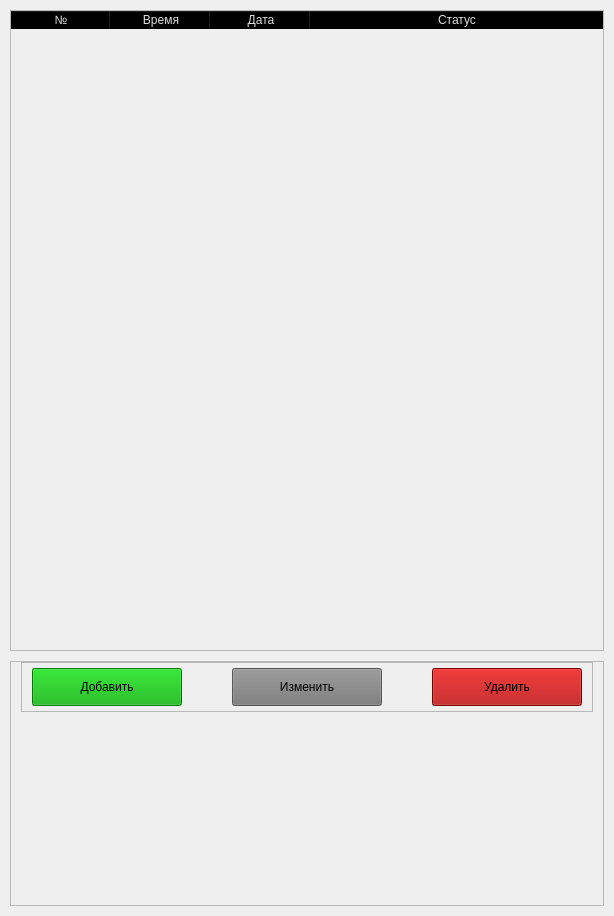
                     <widget class="QWidget" name="widgets">
                      <property name="styleSheet">
                       <string notr="true"/>
                      </property>
                      <layout class="QVBoxLayout" name="verticalLayout">
                       <property name="spacing">
                        <number>10</number>
                       </property>
                       <property name="leftMargin">
                        <number>10</number>
                       </property>
                       <property name="topMargin">
                        <number>10</number>
                       </property>
                       <property name="rightMargin">
                        <number>10</number>
                       </property>
                       <property name="bottomMargin">
                        <number>10</number>
                       </property>
                       <item>
                        <widget class="QFrame" name="row_3">
                         <property name="sizePolicy">
                          <sizepolicy hsizetype="Preferred" vsizetype="Fixed">
                           <horstretch>0</horstretch>
                           <verstretch>0</verstretch>
                          </sizepolicy>
                         </property>
                         <property name="minimumSize">
                          <size>
                           <width>0</width>
                           <height>100</height>
                          </size>
                         </property>
                         <property name="frameShape">
                          <enum>QFrame::StyledPanel</enum>
                         </property>
                         <property name="frameShadow">
                          <enum>QFrame::Raised</enum>
                         </property>
                         <layout class="QHBoxLayout" name="horizontalLayout_12">
                          <property name="spacing">
                           <number>0</number>
                          </property>
                          <property name="leftMargin">
                           <number>0</number>
                          </property>
                          <property name="topMargin">
                           <number>0</number>
                          </property>
                          <property name="rightMargin">
                           <number>0</number>
                          </property>
                          <property name="bottomMargin">
                           <number>0</number>
                          </property>
                          <item>
                           <widget class="QTableWidget" name="tableWidget">
                            <property name="sizePolicy">
                             <sizepolicy hsizetype="Preferred" vsizetype="Fixed">
                              <horstretch>0</horstretch>
                              <verstretch>0</verstretch>
                             </sizepolicy>
                            </property>
                            <property name="palette">
                             <palette>
                              <active>
                               <colorrole role="WindowText">
                                <brush brushstyle="SolidPattern">
                                 <color alpha="255">
                                  <red>221</red>
                                  <green>221</green>
                                  <blue>221</blue>
                                 </color>
                                </brush>
                               </colorrole>
                               <colorrole role="Button">
                                <brush brushstyle="SolidPattern">
                                 <color alpha="0">
                                  <red>0</red>
                                  <green>0</green>
                                  <blue>0</blue>
                                 </color>
                                </brush>
                               </colorrole>
                               <colorrole role="Text">
                                <brush brushstyle="SolidPattern">
                                 <color alpha="255">
                                  <red>221</red>
                                  <green>221</green>
                                  <blue>221</blue>
                                 </color>
                                </brush>
                               </colorrole>
                               <colorrole role="ButtonText">
                                <brush brushstyle="SolidPattern">
                                 <color alpha="255">
                                  <red>221</red>
                                  <green>221</green>
                                  <blue>221</blue>
                                 </color>
                                </brush>
                               </colorrole>
                               <colorrole role="Base">
                                <brush brushstyle="NoBrush">
                                 <color alpha="255">
                                  <red>0</red>
                                  <green>0</green>
                                  <blue>0</blue>
                                 </color>
                                </brush>
                               </colorrole>
                               <colorrole role="Window">
                                <brush brushstyle="SolidPattern">
                                 <color alpha="0">
                                  <red>0</red>
                                  <green>0</green>
                                  <blue>0</blue>
                                 </color>
                                </brush>
                               </colorrole>
                               <colorrole role="PlaceholderText">
                                <brush brushstyle="SolidPattern">
                                 <color alpha="255">
                                  <red>221</red>
                                  <green>221</green>
                                  <blue>221</blue>
                                 </color>
                                </brush>
                               </colorrole>
                              </active>
                              <inactive>
                               <colorrole role="WindowText">
                                <brush brushstyle="SolidPattern">
                                 <color alpha="255">
                                  <red>221</red>
                                  <green>221</green>
                                  <blue>221</blue>
                                 </color>
                                </brush>
                               </colorrole>
                               <colorrole role="Button">
                                <brush brushstyle="SolidPattern">
                                 <color alpha="0">
                                  <red>0</red>
                                  <green>0</green>
                                  <blue>0</blue>
                                 </color>
                                </brush>
                               </colorrole>
                               <colorrole role="Text">
                                <brush brushstyle="SolidPattern">
                                 <color alpha="255">
                                  <red>221</red>
                                  <green>221</green>
                                  <blue>221</blue>
                                 </color>
                                </brush>
                               </colorrole>
                               <colorrole role="ButtonText">
                                <brush brushstyle="SolidPattern">
                                 <color alpha="255">
                                  <red>221</red>
                                  <green>221</green>
                                  <blue>221</blue>
                                 </color>
                                </brush>
                               </colorrole>
                               <colorrole role="Base">
                                <brush brushstyle="NoBrush">
                                 <color alpha="255">
                                  <red>0</red>
                                  <green>0</green>
                                  <blue>0</blue>
                                 </color>
                                </brush>
                               </colorrole>
                               <colorrole role="Window">
                                <brush brushstyle="SolidPattern">
                                 <color alpha="0">
                                  <red>0</red>
                                  <green>0</green>
                                  <blue>0</blue>
                                 </color>
                                </brush>
                               </colorrole>
                               <colorrole role="PlaceholderText">
                                <brush brushstyle="SolidPattern">
                                 <color alpha="255">
                                  <red>221</red>
                                  <green>221</green>
                                  <blue>221</blue>
                                 </color>
                                </brush>
                               </colorrole>
                              </inactive>
                              <disabled>
                               <colorrole role="WindowText">
                                <brush brushstyle="SolidPattern">
                                 <color alpha="255">
                                  <red>221</red>
                                  <green>221</green>
                                  <blue>221</blue>
                                 </color>
                                </brush>
                               </colorrole>
                               <colorrole role="Button">
                                <brush brushstyle="SolidPattern">
                                 <color alpha="0">
                                  <red>0</red>
                                  <green>0</green>
                                  <blue>0</blue>
                                 </color>
                                </brush>
                               </colorrole>
                               <colorrole role="Text">
                                <brush brushstyle="SolidPattern">
                                 <color alpha="255">
                                  <red>221</red>
                                  <green>221</green>
                                  <blue>221</blue>
                                 </color>
                                </brush>
                               </colorrole>
                               <colorrole role="ButtonText">
                                <brush brushstyle="SolidPattern">
                                 <color alpha="255">
                                  <red>221</red>
                                  <green>221</green>
                                  <blue>221</blue>
                                 </color>
                                </brush>
                               </colorrole>
                               <colorrole role="Base">
                                <brush brushstyle="NoBrush">
                                 <color alpha="255">
                                  <red>0</red>
                                  <green>0</green>
                                  <blue>0</blue>
                                 </color>
                                </brush>
                               </colorrole>
                               <colorrole role="Window">
                                <brush brushstyle="SolidPattern">
                                 <color alpha="0">
                                  <red>0</red>
                                  <green>0</green>
                                  <blue>0</blue>
                                 </color>
                                </brush>
                               </colorrole>
                               <colorrole role="PlaceholderText">
                                <brush brushstyle="SolidPattern">
                                 <color alpha="255">
                                  <red>221</red>
                                  <green>221</green>
                                  <blue>221</blue>
                                 </color>
                                </brush>
                               </colorrole>
                              </disabled>
                             </palette>
                            </property>
                            <property name="frameShape">
                             <enum>QFrame::NoFrame</enum>
                            </property>
                            <property name="verticalScrollBarPolicy">
                             <enum>Qt::ScrollBarAsNeeded</enum>
                            </property>
                            <property name="sizeAdjustPolicy">
                             <enum>QAbstractScrollArea::AdjustToContentsOnFirstShow</enum>
                            </property>
                            <property name="autoScroll">
                             <bool>true</bool>
                            </property>
                            <property name="autoScrollMargin">
                             <number>18</number>
                            </property>
                            <property name="editTriggers">
                             <set>QAbstractItemView::NoEditTriggers</set>
                            </property>
                            <property name="selectionMode">
                             <enum>QAbstractItemView::SingleSelection</enum>
                            </property>
                            <property name="selectionBehavior">
                             <enum>QAbstractItemView::SelectRows</enum>
                            </property>
                            <property name="showGrid">
                             <bool>true</bool>
                            </property>
                            <property name="gridStyle">
                             <enum>Qt::NoPen</enum>
                            </property>
                            <property name="sortingEnabled">
                             <bool>false</bool>
                            </property>
                            <property name="rowCount">
                             <number>20</number>
                            </property>
                            <attribute name="horizontalHeaderVisible">
                             <bool>true</bool>
                            </attribute>
                            <attribute name="horizontalHeaderCascadingSectionResizes">
                             <bool>true</bool>
                            </attribute>
                            <attribute name="horizontalHeaderDefaultSectionSize">
                             <number>100</number>
                            </attribute>
                            <attribute name="horizontalHeaderShowSortIndicator" stdset="0">
                             <bool>false</bool>
                            </attribute>
                            <attribute name="horizontalHeaderStretchLastSection">
                             <bool>true</bool>
                            </attribute>
                            <attribute name="verticalHeaderVisible">
                             <bool>false</bool>
                            </attribute>
                            <attribute name="verticalHeaderCascadingSectionResizes">
                             <bool>false</bool>
                            </attribute>
                            <attribute name="verticalHeaderHighlightSections">
                             <bool>false</bool>
                            </attribute>
                            <attribute name="verticalHeaderStretchLastSection">
                             <bool>true</bool>
                            </attribute>
                            <row>
                             <property name="text">
                              <string>New Row</string>
                             </property>
                             <property name="font">
                              <font>
                               <family>Segoe UI</family>
                              </font>
                             </property>
                            </row>
                            <row>
                             <property name="text">
                              <string>New Row</string>
                             </property>
                            </row>
                            <row>
                             <property name="text">
                              <string>New Row</string>
                             </property>
                            </row>
                            <row>
                             <property name="text">
                              <string>New Row</string>
                             </property>
                            </row>
                            <row>
                             <property name="text">
                              <string>New Row</string>
                             </property>
                            </row>
                            <row>
                             <property name="text">
                              <string>New Row</string>
                             </property>
                            </row>
                            <row>
                             <property name="text">
                              <string>New Row</string>
                             </property>
                            </row>
                            <row>
                             <property name="text">
                              <string>New Row</string>
                             </property>
                            </row>
                            <row/>
                            <row/>
                            <row/>
                            <row/>
                            <row/>
                            <row/>
                            <row/>
                            <row/>
                            <row/>
                            <row/>
                            <row/>
                            <row/>
                            <column>
                             <property name="text">
                              <string>№</string>
                             </property>
                            </column>
                            <column>
                             <property name="text">
                              <string>Время</string>
                             </property>
                            </column>
                            <column>
                             <property name="text">
                              <string>Дата</string>
                             </property>
                            </column>
                            <column>
                             <property name="text">
                              <string>Статус</string>
                             </property>
                            </column>
                            <item row="0" column="0">
                             <property name="text">
                              <string/>
                             </property>
                            </item>
                            <item row="0" column="1">
                             <property name="text">
                              <string/>
                             </property>
                            </item>
                            <item row="0" column="2">
                             <property name="text">
                              <string/>
                             </property>
                            </item>
                            <item row="0" column="3">
                             <property name="text">
                              <string/>
                             </property>
                            </item>
                           </widget>
                          </item>
                         </layout>
                        </widget>
                       </item>
                       <item>
                        <widget class="QFrame" name="frame">
                         <property name="sizePolicy">
                          <sizepolicy hsizetype="Preferred" vsizetype="Preferred">
                           <horstretch>0</horstretch>
                           <verstretch>0</verstretch>
                          </sizepolicy>
                         </property>
                         <property name="minimumSize">
                          <size>
                           <width>0</width>
                           <height>100</height>
                          </size>
                         </property>
                         <property name="styleSheet">
                          <string notr="true"/>
                         </property>
                         <property name="frameShape">
                          <enum>QFrame::StyledPanel</enum>
                         </property>
                         <property name="frameShadow">
                          <enum>QFrame::Raised</enum>
                         </property>
                         <layout class="QHBoxLayout" name="horizontalLayout_8" stretch="0">
                          <property name="leftMargin">
                           <number>10</number>
                          </property>
                          <property name="topMargin">
                           <number>0</number>
                          </property>
                          <property name="rightMargin">
                           <number>10</number>
                          </property>
                          <property name="bottomMargin">
                           <number>200</number>
                          </property>
                          <item>
                           <widget class="QFrame" name="frame_4">
                            <property name="sizePolicy">
                             <sizepolicy hsizetype="Fixed" vsizetype="Fixed">
                              <horstretch>0</horstretch>
                              <verstretch>0</verstretch>
                             </sizepolicy>
                            </property>
                            <property name="minimumSize">
                             <size>
                              <width>0</width>
                              <height>50</height>
                             </size>
                            </property>
                            <property name="styleSheet">
                             <string notr="true"/>
                            </property>
                            <property name="frameShape">
                             <enum>QFrame::StyledPanel</enum>
                            </property>
                            <property name="frameShadow">
                             <enum>QFrame::Raised</enum>
                            </property>
                            <layout class="QHBoxLayout" name="horizontalLayout_7">
                             <property name="spacing">
                              <number>50</number>
                             </property>
                             <property name="leftMargin">
                              <number>10</number>
                             </property>
                             <property name="topMargin">
                              <number>5</number>
                             </property>
                             <property name="rightMargin">
                              <number>10</number>
                             </property>
                             <property name="bottomMargin">
                              <number>5</number>
                             </property>
                             <item>
                              <widget class="QPushButton" name="pushButton">
                               <property name="sizePolicy">
                                <sizepolicy hsizetype="Fixed" vsizetype="Minimum">
                                 <horstretch>0</horstretch>
                                 <verstretch>0</verstretch>
                                </sizepolicy>
                               </property>
                               <property name="minimumSize">
                                <size>
                                 <width>150</width>
                                 <height>0</height>
                                </size>
                               </property>
                               <property name="styleSheet">
                                <string notr="true">background-color: rgb(0, 170, 0);</string>
                               </property>
                               <property name="text">
                                <string>Добавить</string>
                               </property>
                              </widget>
                             </item>
                             <item>
                              <widget class="QPushButton" name="pushButton_2">
                               <property name="sizePolicy">
                                <sizepolicy hsizetype="Fixed" vsizetype="Preferred">
                                 <horstretch>0</horstretch>
                                 <verstretch>0</verstretch>
                                </sizepolicy>
                               </property>
                               <property name="minimumSize">
                                <size>
                                 <width>150</width>
                                 <height>0</height>
                                </size>
                               </property>
                               <property name="styleSheet">
                                <string notr="true">background-color: rgb(121, 121, 121);</string>
                               </property>
                               <property name="text">
                                <string>Изменить</string>
                               </property>
                              </widget>
                             </item>
                             <item>
                              <widget class="QPushButton" name="pushButton_3">
                               <property name="sizePolicy">
                                <sizepolicy hsizetype="Fixed" vsizetype="Preferred">
                                 <horstretch>0</horstretch>
                                 <verstretch>0</verstretch>
                                </sizepolicy>
                               </property>
                               <property name="minimumSize">
                                <size>
                                 <width>150</width>
                                 <height>0</height>
                                </size>
                               </property>
                               <property name="styleSheet">
                                <string notr="true">background-color: rgb(170, 0, 0);</string>
                               </property>
                               <property name="text">
                                <string>Удалить</string>
                               </property>
                              </widget>
                             </item>
                            </layout>
                           </widget>
                          </item>
                         </layout>
                        </widget>
                       </item>
                      </layout>
                     </widget>
